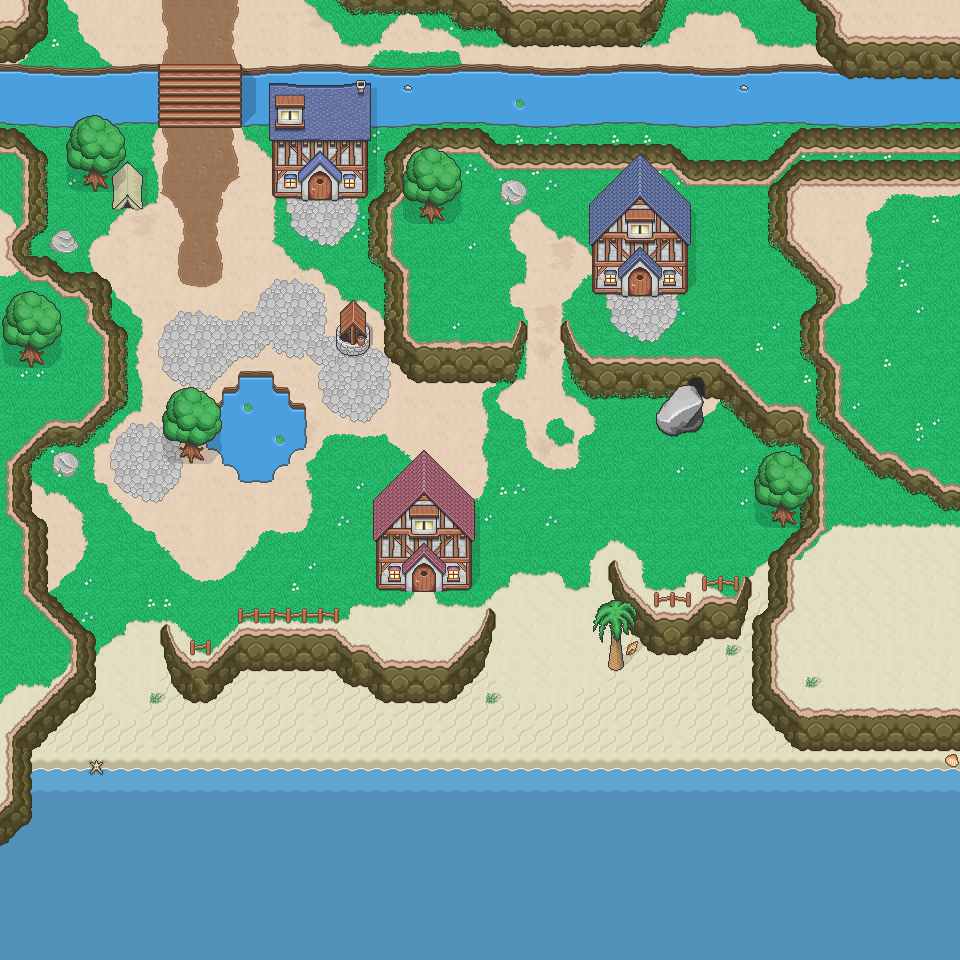

Tiled map render using the project's own tile images. Description and the map definition, with tile-layer contents summarised, below:
An orthogonal 60x60 tile map with 16x16 px tiles, 5 tile layers (layer0, layer1, layer2, layer3, ...), 2 hidden layers not drawn, 2 tilesets.

<map version="1.0" orientation="orthogonal" renderorder="right-down" width="60" height="60" tilewidth="16" tileheight="16" nextobjectid="1">
 <tileset firstgid="1" name="tilesheet" tilewidth="16" tileheight="16" tilecount="1960">
  <image source="../../../assets/img/tilesheet.png" width="320" height="1568" />
 </tileset>
 <tileset firstgid="1961" name="mobset" tilewidth="16" tileheight="16" tilecount="240">
  <image source="mobset.png" width="320" height="200" />
 </tileset>
 <layer name="layer0" width="60" height="60">
  <data>[3600 cells, 2352 non-empty, 32 distinct tile ids]</data>
 </layer>
 <layer name="layer1" width="60" height="60">
  <data>[3600 cells, 1583 non-empty, 84 distinct tile ids]</data>
 </layer>
 <layer name="layer2" width="60" height="60">
  <data>[3600 cells, 866 non-empty, 185 distinct tile ids]</data>
 </layer>
 <layer name="layer3" width="60" height="60">
  <data>[3600 cells, 246 non-empty, 87 distinct tile ids]</data>
 </layer>
 <layer name="layer4" width="60" height="60">
  <data>[3600 cells, 421 non-empty, 286 distinct tile ids]</data>
 </layer>
 <layer name="c" width="60" height="60" visible="0">
  <data>[3600 cells, 1267 non-empty, 1 distinct tile ids]</data>
 </layer>
 <layer name="entities" width="60" height="60" visible="0">
  <data>[3600 cells, 8 non-empty, 5 distinct tile ids]</data>
 </layer>
</map>
